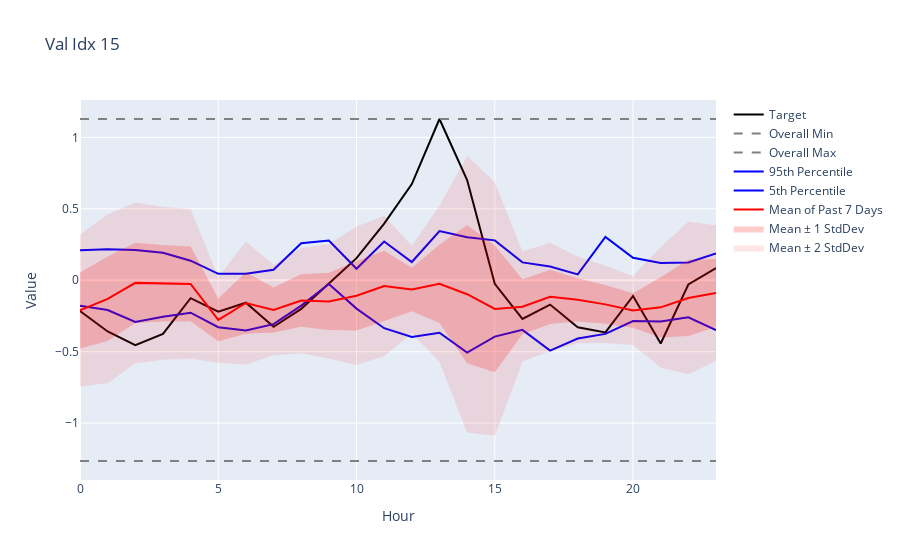

Notebook cell for this chart:
### Code cell
fig = plot_val_with_std_band(model, X, val_dataset, latent_dim, 15, 10)
if fig: fig.show()
